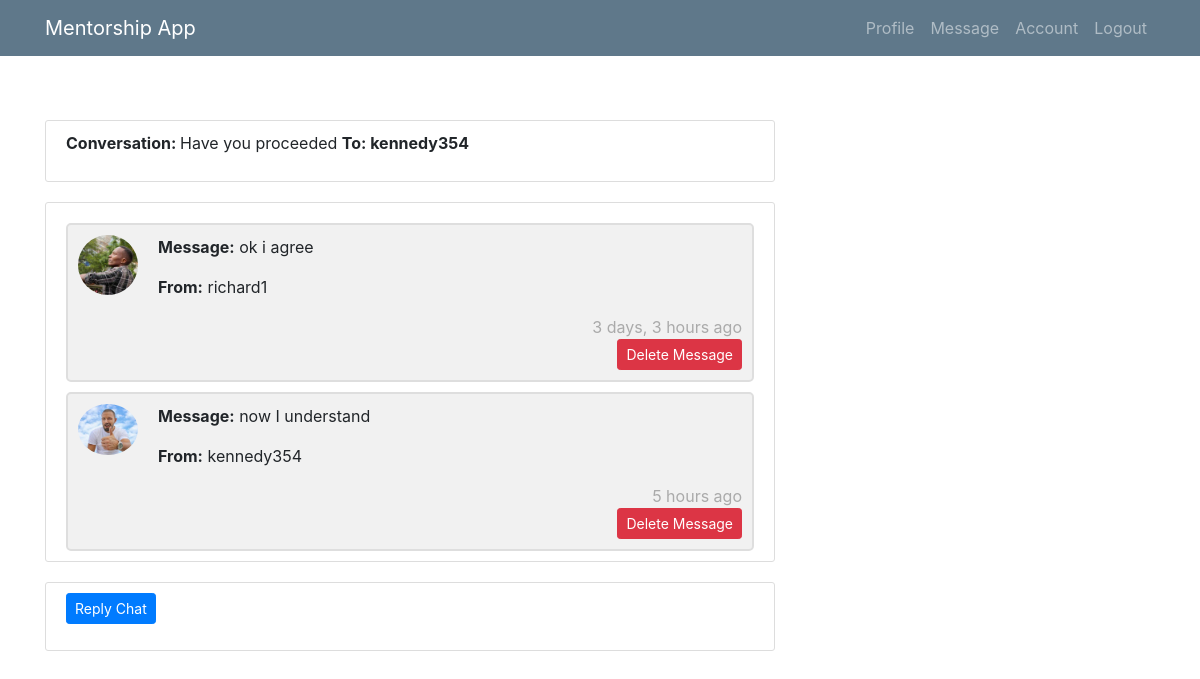
/conv/7 (signed in), run on the app's committed database.
### mentee/models.py (models this page shows, shortened)
class Conversation(models.Model):
    sender = models.ForeignKey(User, related_name="sender1", on_delete=models.CASCADE, null=True)
    receipient = models.ForeignKey(User, related_name="receipient1", on_delete=models.CASCADE)
    conversation = models.TextField(max_length=100)
    sent_at = models.DateTimeField(null=True, blank=True)
    @property
    def get_replies(self):
        return self.replies.all()

class User(AbstractUser):
    is_mentee = models.BooleanField(default=False)
    is_mentor = models.BooleanField(default=False)

class Reply(models.Model):
    sender = models.ForeignKey(User, related_name="sender2", on_delete=models.CASCADE, null=True)
    reply = models.TextField(blank=True, null=True)
    replied_at = models.DateTimeField(blank=True, null=True)
    conversation = models.ForeignKey('Conversation', related_name='replies', on_delete=models.CASCADE)

class Profile(models.Model):
    user = models.OneToOneField(User, on_delete=models.CASCADE)
    image = models.ImageField(default='default.jpg', upload_to='profile_pics')
    education = models.CharField(default='degree', max_length=100)

### mentee/views/mentor.py (the view)
# urls.py: path('conv/<int:pk>', mentor.ConversationDetailView.as_view(), name='conv-reply'),
class ConversationDetailView(LoginRequiredMixin, UserPassesTestMixin, DetailView):
    model = Conversation
    template_name = 'mentor/conversation1.html'
    context_object_name = 'conv'
    def test_func(self):
        return self.request.user.is_mentor
    def get_queryset(self):
        return self.model.objects.filter(sender=self.request.user)

### mentee/templates/mentor/conversation1.html (shortened to what this page needs)
{% extends 'mentor/base1.html' %}
{% load humanize %}
{% block content %}
<br><br><br><br><br>
<div class="row">
        <div class="col-md-8">
 <div class="content-section">
     <p><b>Conversation: </b>{{ conv.conversation }} <b> To: {{ conv.receipient }}</b></p>
 </div>
        </div>
</div>
<div class="row">
        <div class="col-md-8">
 <div class="content-section">
     {% for reply in conv.get_replies %}
        <div class="container1">
  <img src="{{ reply.sender.profile.image.url }}" alt="Avatar">
  <p><b>Message:</b> {{ reply.reply }}</p>
            <p> <b>From:</b> {{ reply.sender }}</p>
            <span class="time-right">{{ reply.replied_at|naturaltime }}</span> </br>
            <span class="time-right"><a class="btn btn-danger btn-sm" href="{% url 'chat-delete' pk=reply.pk %}">Delete Message</a></span>
</div>
     {% endfor %}
 </div>
        </div>
</div>
<div class="row">
        <div class="col-md-8">
 <div class="content-section">
	 <p><a class="btn btn-primary btn-sm" href="{% url 'reply1' pk=conv.pk %}">Reply Chat</a></p>
	 </div>
        </div>
</div>
{% endblock %}

### mentee/static/mentee/main.css (style rules this page uses)
body { background: #fafafa; color: #333333; margin-top: 5rem; }
.content-section { background: #ffffff; padding: 10px 20px; border: 1px solid #dddddd; border-radius: 3px; margin-bottom: 20px; }

### mentee/templates/mentor/conversation1.html (style rules this page uses)
.container1 { border: 2px solid #dedede; background-color: #f1f1f1; border-radius: 5px; padding: 10px; margin-top: 10px; }
.container1::after { content: ""; clear: both; display: table; }
.container1 img { float: left; max-width: 60px; width: 100%; margin-right: 20px; border-radius: 50%; }
.time-right { float: right; color: #aaa; }

### data on the page
Conversation: conversation "Have you proceeded", receipient "kennedy354"
Reply: sender.profile.image (picture), reply "ok i agree", sender "richard1", replied_at "3 days, 3 hours ago"
Reply: sender.profile.image (placeholder picture), reply "now I understand", sender "kennedy354", replied_at "5 hours ago"
